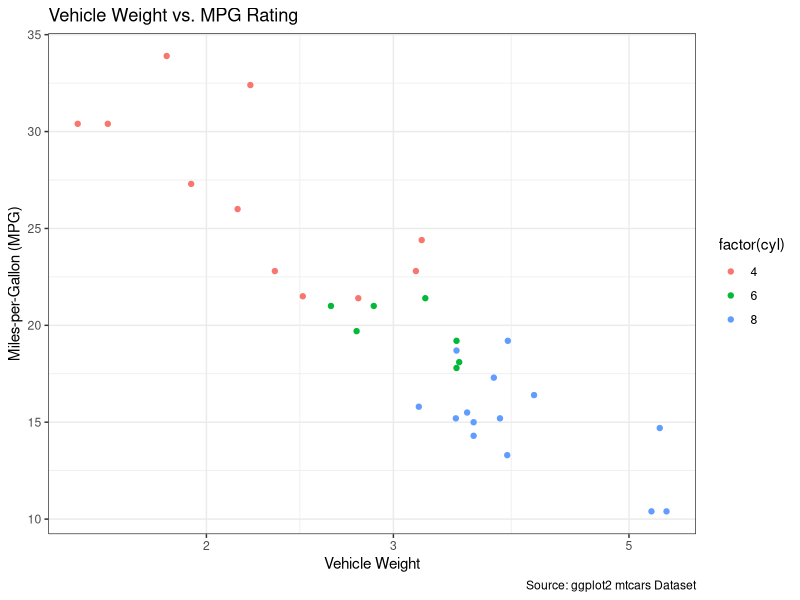

R code for this plot:
## ---- chunk 1
doctor_type <- c("PCP", "Psychiatrist", "Surgeon", "Anesthesia")
doctor_lastname <- c("Smith", "Dame", "Jones", "Zayas")
location <- c("MA", "ME", "NH", "VT")
AVG_Rating <- c(7,9,8,9)

medical_df <- data.frame(doctor_type, doctor_lastname, location, AVG_Rating)

print(medical_df)
## ---- chunk 2
#Row 1, Column 2
print(medical_df[1,2])

#Rows 2 through 4
print(medical_df[2:4,])

#Last Column
print(medical_df[,4])
## ---- chunk 3
library(tidyverse)

#Plot variables with Outliers
ggplot(data = mtcars, mapping = aes(x = wt, y = mpg, color = factor(cyl))) +
  geom_point() + 
  scale_x_log10() +
  labs(
    title = "Vehicle Weight vs. MPG Rating",
    caption = "Source: ggplot2 mtcars Dataset") +
  xlab("Vehicle Weight") +
  ylab("Miles-per-Gallon (MPG)") +
  theme_bw()

#Calculate statistics
mtcars_df <- mtcars

mean_weight <- mean(mtcars_df$wt)
sd_weight <- sd(mtcars_df$wt)
mtcars_df$z1 <- abs((mean_weight-mtcars_df$wt)/sd_weight)

mean_mpg <- mean(mtcars_df$mpg)
sd_mpg <- sd(mtcars_df$mpg)
mtcars_df$z2 <- abs((mean_mpg-mtcars_df$mpg)/sd_mpg)

#Calculate correlation coefficient
cor(x = mtcars$wt, y = mtcars$mpg, method = "pearson")
## ---- chunk 4
#Summary statistics
summary(mtcars)

#Analyze data set for outliers within either variable
mtcars_df2 <- mtcars
mean_weight <- mean(mtcars_df2$wt)
sd_weight <- sd(mtcars_df2$wt)
mtcars_df2$z1 <- abs((mean_weight-mtcars_df2$wt)/sd_weight)

mean_hp <- mean(mtcars_df2$hp)
sd_hp <- sd(mtcars_df2$hp)
mtcars_df2$z2 <- abs((mean_hp-mtcars_df2$hp)/sd_hp)

summary(mtcars_df2)

#Perform a pearson coefficient test
cor(x = mtcars$wt, y = mtcars$hp, method = "pearson")
